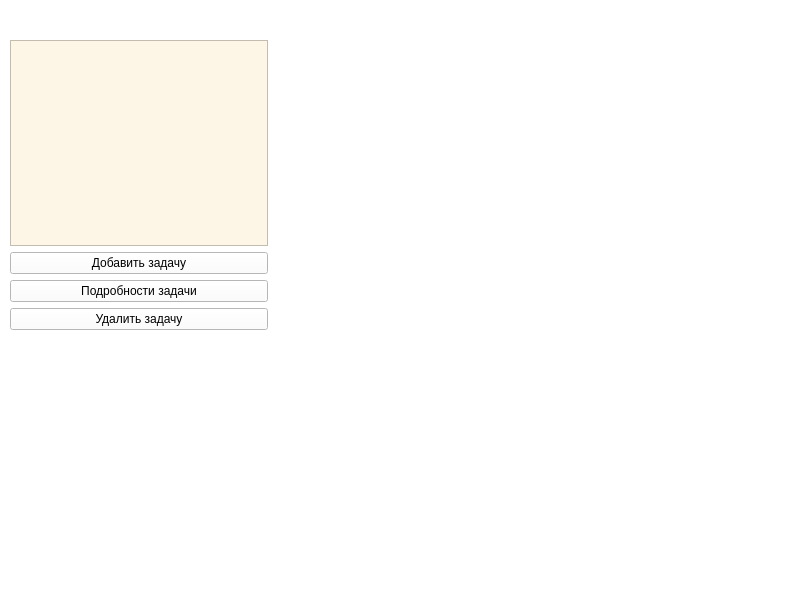
<?xml version="1.0" encoding="UTF-8"?>
<ui version="4.0">
 <class>MainWindow</class>
 <widget class="QMainWindow" name="MainWindow">
  <property name="geometry">
   <rect>
    <x>0</x>
    <y>0</y>
    <width>800</width>
    <height>600</height>
   </rect>
  </property>
  <property name="windowTitle">
   <string>MainWindow</string>
  </property>
  <property name="styleSheet">
   <string notr="true">background-color:white;</string>
  </property>
  <widget class="QWidget" name="centralwidget">
   <widget class="QWidget" name="">
    <property name="geometry">
     <rect>
      <x>10</x>
      <y>40</y>
      <width>258</width>
      <height>290</height>
     </rect>
    </property>
    <layout class="QVBoxLayout" name="verticalLayout">
     <item>
      <widget class="QListWidget" name="tasksListWidget">
       <property name="styleSheet">
        <string notr="true">background-color:OldLace;</string>
       </property>
      </widget>
     </item>
     <item>
      <widget class="QPushButton" name="addTaskButton">
       <property name="text">
        <string>Добавить задачу</string>
       </property>
      </widget>
     </item>
     <item>
      <widget class="QPushButton" name="detailsTaskButton">
       <property name="text">
        <string>Подробности задачи</string>
       </property>
      </widget>
     </item>
     <item>
      <widget class="QPushButton" name="deleteTaskButton">
       <property name="text">
        <string>Удалить задачу</string>
       </property>
      </widget>
     </item>
    </layout>
   </widget>
  </widget>
  <widget class="QMenuBar" name="menubar">
   <property name="geometry">
    <rect>
     <x>0</x>
     <y>0</y>
     <width>800</width>
     <height>23</height>
    </rect>
   </property>
  </widget>
  <widget class="QStatusBar" name="statusbar"/>
 </widget>
 <resources/>
 <connections/>
</ui>
